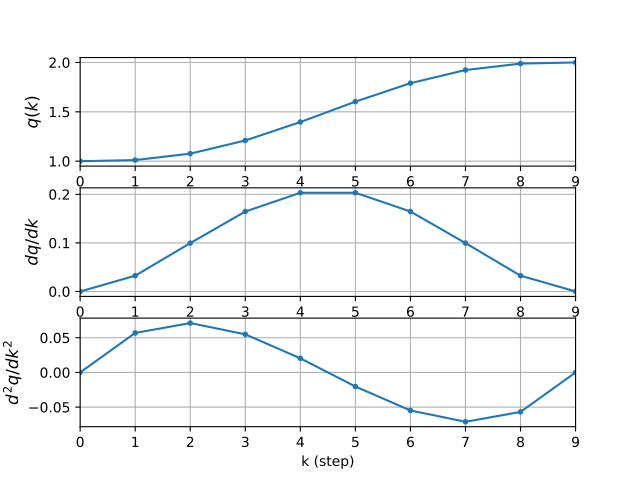

Write the Python code that produced this figure.
from roboticstoolbox import quintic
tg = quintic(1, 2, 10)
tg.plot()
